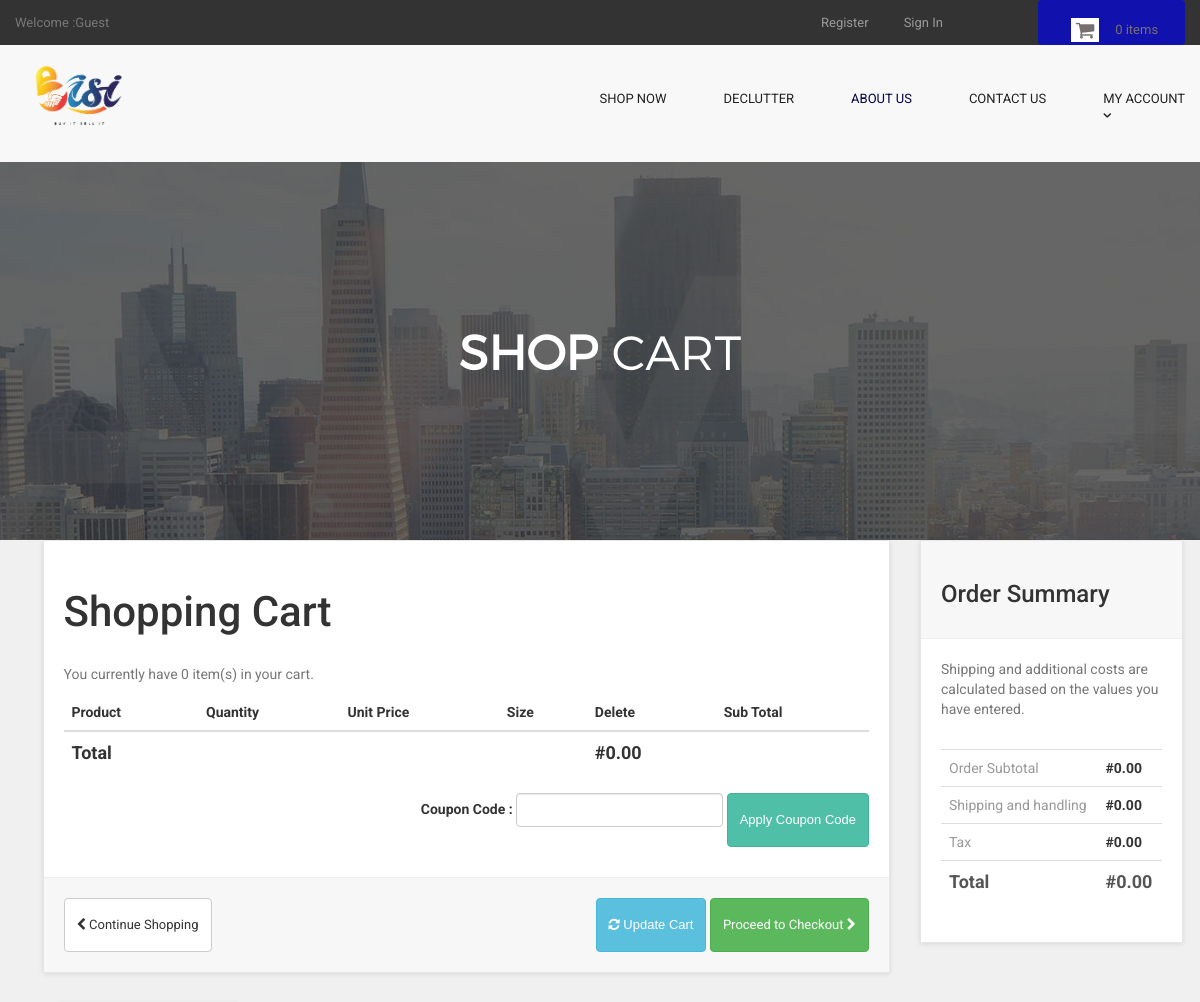
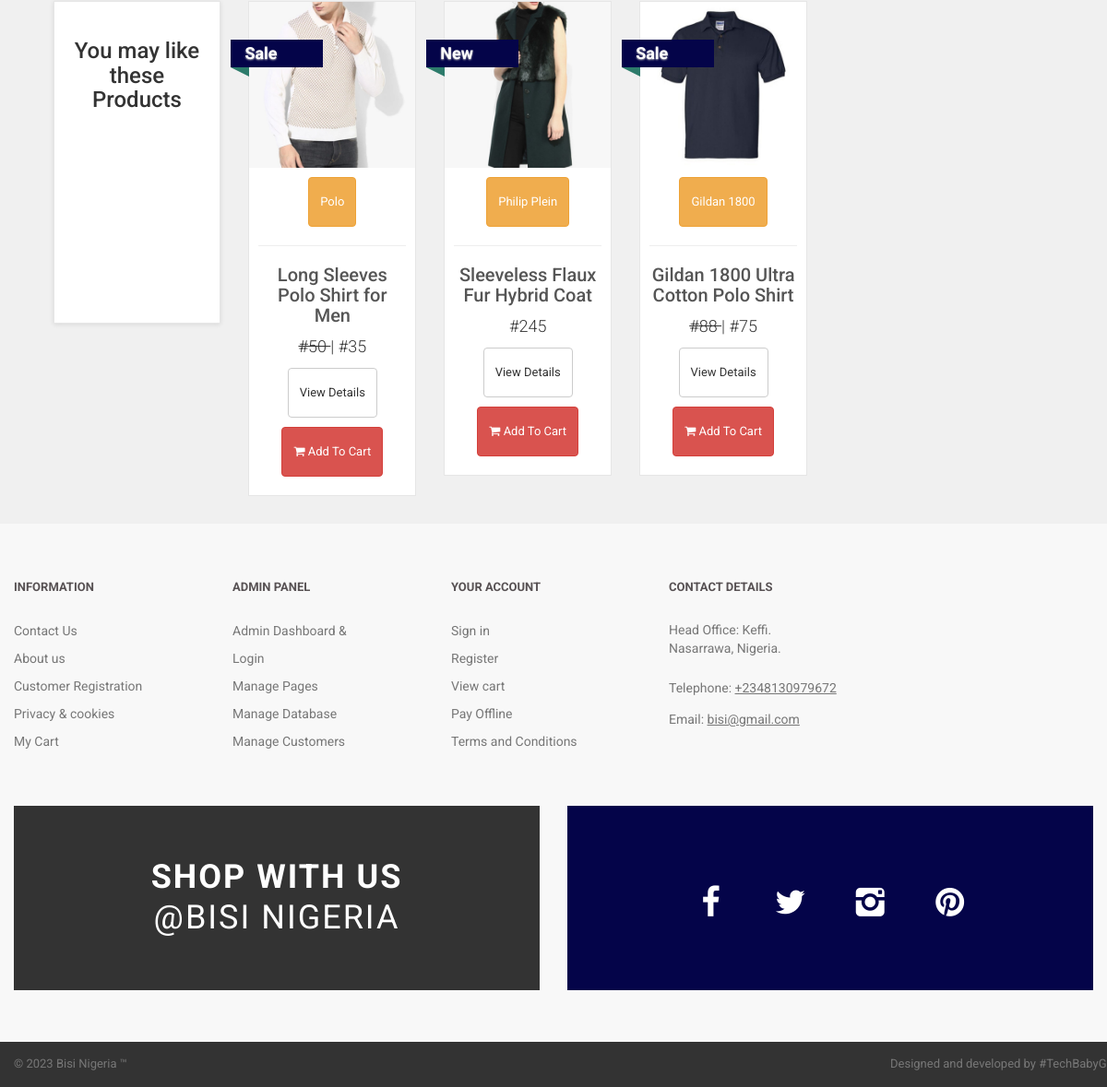
The app's page /cart.php with its own data (2 pictures, top to bottom).
### tables this page shows
CREATE TABLE `products` (
  `product_id` int(10) NOT NULL,
  `p_cat_id` int(10) NOT NULL,
  `cat_id` int(10) NOT NULL,
  `manufacturer_id` int(10) NOT NULL,
  `date` timestamp NOT NULL DEFAULT current_timestamp() ON UPDATE current_timestamp(),
  `product_title` text NOT NULL,
  `product_url` text NOT NULL,
  `product_img1` text NOT NULL,
  `product_img2` text NOT NULL,
  `product_img3` text NOT NULL,
  `product_price` int(10) NOT NULL,
  `product_psp_price` int(100) NOT NULL,
  `product_desc` text NOT NULL,
  `product_features` text NOT NULL,
  `product_video` text NOT NULL,
  `product_keywords` text NOT NULL,
  `product_label` text NOT NULL,
  `status` varchar(255) NOT NULL
);

CREATE TABLE `manufacturers` (
  `manufacturer_id` int(10) NOT NULL,
  `manufacturer_title` text NOT NULL,
  `manufacturer_top` text NOT NULL,
  `manufacturer_image` text NOT NULL
);

### cart.php (the view, shortened to what this page needs)
<?php
include("includes/db.php");
include("includes/header.php");
include("functions/functions.php");
include("includes/main.php");
?>
  <main>
    <div class="nero">
      <div class="nero__heading">
        <span class="nero__bold">SHOP</span> Cart
      </div>
    </div>
  </main>
<div id="content" >
<div class="container" >
<div class="col-md-9" id="cart" >
<div class="box" >
<form action="cart.php" method="post" enctype="multipart-form-data" >
<h1> Shopping Cart </h1>
<?php
$ip_add = getRealUserIp();
$select_cart = "select * from cart where ip_add='$ip_add'";
$run_cart = mysqli_query($con,$select_cart);
$count = mysqli_num_rows($run_cart);
?>
<p class="text-muted" > You currently have <?php echo $count; ?> item(s) in your cart. </p>
<div class="table-responsive" >
<table class="table" >
<thead>
<tr>
<th colspan="2" >Product</th>
<th>Quantity</th>
<th>Unit Price</th>
<th>Size</th>
<th colspan="1">Delete</th>
<th colspan="2"> Sub Total </th>
</tr>
</thead>
<?php
$total = 0;
?>
<tfoot>
<tr>
<th colspan="5"> Total </th>
<th colspan="2"> #<?php echo $total; ?>.00 </th>
</tr>
</tfoot>
</table>
<div class="form-inline pull-right">
<div class="form-group">
<label>Coupon Code : </label>
<input type="text" name="code" class="form-control">
</div>
<input class="btn btn-primary" type="submit" name="apply_coupon" value="Apply Coupon Code" >
</div>
</div>
<div class="box-footer">
<div class="pull-left">
<a href="index.php" class="btn btn-default">
<i class="fa fa-chevron-left"></i> Continue Shopping
</a>
</div>
<div class="pull-right">
<button class="btn btn-info" type="submit" name="update" value="Update Cart">
<i class="fa fa-refresh"></i> Update Cart
</button>
<a href="checkout.php" class="btn btn-success">
Proceed to Checkout <i class="fa fa-chevron-right"></i>
</a>
</div>
</div>
</form>
</div>
<div id="row same-height-row">
<div class="col-md-3 col-sm-6">
<div class="box same-height headline">
<h3 class="text-center"> You may like these Products </h3>
</div>
</div>
<?php
$get_products = "select * from products order by rand() LIMIT 0,3";
$run_products = mysqli_query($con,$get_products);
while($row_products=mysqli_fetch_array($run_products)){
$pro_title = $row_products['product_title'];
$pro_price = $row_products['product_price'];
$pro_img1 = $row_products['product_img1'];
$pro_label = $row_products['product_label'];
$manufacturer_id = $row_products['manufacturer_id'];
$get_manufacturer = "select * from manufacturers where manufacturer_id='$manufacturer_id'";
$run_manufacturer = mysqli_query($db,$get_manufacturer);
$row_manufacturer = mysqli_fetch_array($run_manufacturer);
$manufacturer_name = $row_manufacturer['manufacturer_title'];
$pro_psp_price = $row_products['product_psp_price'];
$pro_url = $row_products['product_url'];
if($pro_label == "Sale" or $pro_label == "Gift"){
$product_price = "<del> #$pro_price </del>";
$product_psp_price = "| #$pro_psp_price";
}
else{
$product_psp_price = "";
$product_price = "#$pro_price";
}
if($pro_label == ""){
}
else{
$product_label = "
<a class='label sale' href='#' style='color:black;'>
<div class='thelabel'>$pro_label</div>
<div class='label-background'> </div>
</a>
";
}
echo "
<div class='col-md-3 col-sm-6 center-responsive' >
<div class='product' >
<a href='$pro_url' >
<img src='admin_area/product_images/$pro_img1' class='img-responsive' >
</a>
<div class='text' >
<center>
<p class='btn btn-warning'> $manufacturer_name </p>
</center>
<hr>
<h3><a href='$pro_url' >$pro_title</a></h3>
<p class='price' > $product_price $product_psp_price </p>
<p class='buttons' >
<a href='$pro_url' class='btn btn-default' >View Details</a>
<a href='$pro_url' class='btn btn-danger'>
<i class='fa fa-shopping-cart'></i> Add To Cart
</a>
</p>
</div>
$product_label
</div>
</div>
";
}
?>
</div>
</div>
<div class="col-md-3">
<div class="box" id="order-summary">
<div class="box-header">
<h3>Order Summary</h3>
</div>
<p class="text-muted">
Shipping and additional costs are calculated based on the values you have entered.
</p>
<div class="table-responsive">
<table class="table">
<tbody>
<tr>
<td> Order Subtotal </td>
<th> #<?php echo $total; ?>.00 </th>
</tr>
<tr>
<td> Shipping and handling </td>
<th>#0.00</th>
</tr>
<tr>
<td>Tax</td>
<th>#0.00</th>
</tr>
<tr class="total">
<td>Total</td>
<th>#<?php echo $total; ?>.00</th>
</tr>
</tbody>
</table>
</div>
</div>
</div>
</div>
</div>
<?php
include("includes/footer.php");
?>
</body>
</html>

### includes/header.php (shortened to what this page needs)
<!DOCTYPE html>
<html lang="en">
<head>
  <link href="styles/bootstrap.min.css" rel="stylesheet">
  <link href="styles/backend.css" rel="stylesheet">
  <link href="styles/style.css" rel="stylesheet">
  <link href="font-awesome/css/font-awesome.min.css" rel="stylesheet">

### includes/main.php (shortened to what this page needs)
</head>
<body>
  <header class="page-header">
    <div class="page-header__topline">
      <div class="container clearfix">
        <div class="currency">
          <a class="currency__change" href="customer/my_account.php?my_orders">
          <?php
          if(!isset($_SESSION['customer_email'])){
          echo "Welcome :Guest";
          }
          else
          {
              echo "Welcome : " . $_SESSION['customer_email'] . "";
            }
?>
          </a>
        </div>
        <div class="basket">
          <a href="cart.php" class="btn btn--basket">
            <i class="icon-basket"></i>
            <?php items(); ?> items
          </a>
        </div>
        <ul class="login">
<li class="login__item">
<?php
if(!isset($_SESSION['customer_email'])){
  echo '<a href="customer_register.php" class="login__link">Register</a>';
}
  else
  {
      echo '<a href="customer/my_account.php?my_orders" class="login__link">My Account</a>';
  }
?>
</li>
<li class="login__item">
<?php
if(!isset($_SESSION['customer_email'])){
  echo '<a href="checkout.php" class="login__link">Sign In</a>';
}
  else
  {
      echo '<a href="./logout.php" class="login__link">Logout</a>';
  }
?>
</li>
</ul>
      </div>
    </div>
    <div class="page-header__bottomline">
      <div class="container clearfix">
        <div class="logo">
          <a class="logo__link" href="index.php">
            <img class="logo__img" src="images/logo.png" alt="Bisi logotype2" width="127" height="5" style="margin-top: -40%;">
          </a>
        </div>
        <nav class="main-nav">
          <ul class="categories">
            <li class="categories__item">
              <a class="categories__link" href="shop.php">
                Shop Now
              </a>
              </li>
            <li class="categories__item">
              <a class="categories__link" href="../">
                Declutter
              </a>
            </li>
            <li class="categories__item">
              <a class="categories__link categories__link--active" href="about.php">
                About Us
              </a>
            </li>
            <li class="categories__item">
              <a class="categories__link" href="contact.php">
                Contact Us
              </a>
            </li>
          <li class="categories__item">
              <a class="categories__link" href="customer/my_account.php?my_orders">
                My Account
                <i class="icon-down-open-1"></i>
              </a>
            </li>
          </ul>
        </nav>
      </div>
    </div>
  </header>

### functions/functions.php (shortened to what this page needs)
<?php
$db = mysqli_connect("localhost","root","","Estore");
function getRealUserIp(){
    switch(true){
      default : return $_SERVER['REMOTE_ADDR'];
    }
 }
function items(){
global $db;
$ip_add = getRealUserIp();
$get_items = "select * from cart where ip_add='$ip_add'";
$run_items = mysqli_query($db,$get_items);
$count_items = mysqli_num_rows($run_items);
echo $count_items;
}
?>

### includes/footer.php
<footer class="page-footer">
	<div class="footer-nav">
		<div class="container clearfix">
			<div class="footer-nav__col footer-nav__col--info">
				<div class="footer-nav__heading">Information</div>
				<ul class="footer-nav__list">
					<li class="footer-nav__item">
						<a href="contact.php" class="footer-nav__link">Contact Us</a>
					</li>
					<li class="footer-nav__item">
						<a href="about.php" class="footer-nav__link">About us</a>
					</li>
					<li class="footer-nav__item">
						<a href="customer_register.php" class="footer-nav__link">Customer Registration</a>
					</li>
					<li class="footer-nav__item">
						<a href="terms.php" class="footer-nav__link">Privacy &amp; cookies</a>
					</li>
					<li class="footer-nav__item">
						<a href="cart.php" class="footer-nav__link">My Cart</a>
					</li>
				</ul>
			</div>
			<div class="footer-nav__col footer-nav__col--whybuy">
				<div class="footer-nav__heading">Admin Panel</div>
				<ul class="footer-nav__list">
					<li class="footer-nav__item">
						<a href="admin_area/dashboard.php" class="footer-nav__link">Admin Dashboard &amp; Login</a>
					</li>
					<li class="footer-nav__item">
						<a href="/admin_area/edit_store.php" class="footer-nav__link">Manage Pages</a>
					</li>
					<li class="footer-nav__item">
						<a href="/admin_area/index.php" class="footer-nav__link">Manage Database</a>
					</li>
					<li class="footer-nav__item">
						<a href="/admin_area/customer_delete.php" class="footer-nav__link">Manage Customers</a>
					</li>
				</ul>
			</div>
			<div class="footer-nav__col footer-nav__col--account">
				<div class="footer-nav__heading">Your account</div>
				<ul class="footer-nav__list">
					<li class="footer-nav__item">
						<a href="customer/customer_login.php" class="footer-nav__link">Sign in</a>
					</li>
					<li class="footer-nav__item">
						<a href="customer_register.php" class="footer-nav__link">Register</a>
					</li>
					<li class="footer-nav__item">
						<a href="cart.php" class="footer-nav__link">View cart</a>
					</li>
					<li class="footer-nav__item">
						<a href="order.php" class="footer-nav__link">Pay Offline</a>
					</li>
					<li class="footer-nav__item">
						<a href="terms.php" class="footer-nav__link">Terms and Conditions</a>
					</li>
				</ul>
			</div>
			<div class="footer-nav__col footer-nav__col--contacts">
				<div class="footer-nav__heading">Contact details</div>
				<address class="address">
				Head Office: Keffi.<br>
				Nasarrawa, Nigeria.
			</address>
				<div class="phone">
					Telephone:
					<a class="phone__number" href="tel:+2348130979672">+2348130979672</a>
				</div>
				<div class="email">
					Email:
					<a href="mailto:bisi@gmail.com" class="email__addr">bisi@gmail.com</a>
				</div>
			</div>
		</div>
	</div>
	<div class="banners">
		<div class="container clearfix">
			<div class="banner-award">
				<span>SHOP WITH US</span><br> @BISI NIGERIA
			</div>
			<div class="banner-social">
				<a href="https://www.facebook.com" class="banner-social__link">
				<i class="icon-facebook"></i>
			</a>
				<a href="#" class="banner-social__link">
				<i class="icon-twitter"></i>
			</a>
				<a href="#" class="banner-social__link">
				<i class="icon-instagram"></i>
			</a>
				<a href="#" class="banner-social__link">
				<i class="icon-pinterest-circled"></i>
			</a>
			</div>
		</div>
	</div>
	<div class="page-footer__subline">
		<div class="container clearfix">
			<div class="copyright">
				&copy; 2023 Bisi Nigeria &trade;
			</div>
			<div class="designby">
			Designed and developed by #TechBabyGirl
			</div>
		</div>
	</div>
</footer>

### styles/style.css (style rules this page uses)
body { font-family: "Roboto", Helvetica, Arial, sans-serif; font-size: 14px; line-height: 1.42857143; color: #333333; background-color: #f0f0f0; overflow-x: hidden; }
.btn-primary { color:rgb(255, 255, 255); background-color:rgb(79, 191, 168); border-color:rgb(65, 179, 156); }
.box { background: #fff; margin: 0 0 30px; border: solid 1px #e6e6e6; box-sizing: border-box; padding:20px; box-shadow: 0 1px 5px rgba(0, 0, 0, 0.1); }
#content { padding-left:25px; }
#content .product { background:#fff; border: solid 1px #e6e6e6; box-sizing: border-box; margin-bottom: 30px; }
#content .product .text p.price { font-size:18px; text-align:center; font-weight:300; }
#content .product .text .buttons { clear:both; text-align:center; }
#content .product .text h3 { text-align:center; font-size:20px; }
#content .product .text h3 a { color:rgb(85, 85, 85); }
#content .product .text { padding:10px 10px 0px; }
#content .product .text .buttons .btn { margin-bottom:10px; }
#content .headline { height: 350px; }
#content #cart .table tfoot { font-size:18px; }
.box .box-footer { background: #f7f7f7; margin: 30px -20px -20px; padding:20px; border-top: solid 1px #eeeeee; }
.box .box-footer:before, .box .box-footer:after { content:" "; display: table; }
.box .box-footer:after { clear:both; }
.box .box-header { background:#f7f7f7; margin:-20px -20px 20px; padding:20px; border-bottom: solid 1px #eeeeee; }
#content #order-summary table { margin-top: 20px; }
#content #order-summary table td { color: #999999; }
#content #order-summary table tr.total td, #content #order-summary table tr.total th { font-size: 18px; color:#555555; font-weight: 700; }
.label { text-decoration : none; position: absolute; top: 50px; padding-left:51px; z-index: 20; }
.label .thelabel { position: relative; width: 100px; padding: 6px 50px 6px 15px; margin: 40px 50px 10px -71px; color: #fff; font-size:18px; font-weight:bold; background-color: rgb(4, 4, 73);; text-shadow: 0px 1px 2px #bbb ; }
.label .thelabel:before, .label .thelabel:after { content: ''; position: absolute; width:0; height:0; }
.label .thelabel:after { left: 0px; top: 100%; border-width : 5px 10px; border-style: solid; border-color: #2d7b6b #2d7b6b transparent transparent; }
.label.sale { top: 0; }

### records on screen
products: product_img1 (picture), manufacturer.manufacturer_title "Polo", product_title "Long Sleeves Polo Shirt for Men", product_price "50", product_psp_price "| #35", product_label "Sale"
products: product_img1 (picture), manufacturer.manufacturer_title "Philip Plein", product_title "Sleeveless Flaux Fur Hybrid Coat", product_price "#245", product_label "New"
products: product_img1 (picture), manufacturer.manufacturer_title "Gildan 1800", product_title "Gildan 1800 Ultra Cotton Polo Shirt", product_price "88", product_psp_price "| #75", product_label "Sale"

### other values on screen
$count_items "0"
$count "0"
$total "0"
